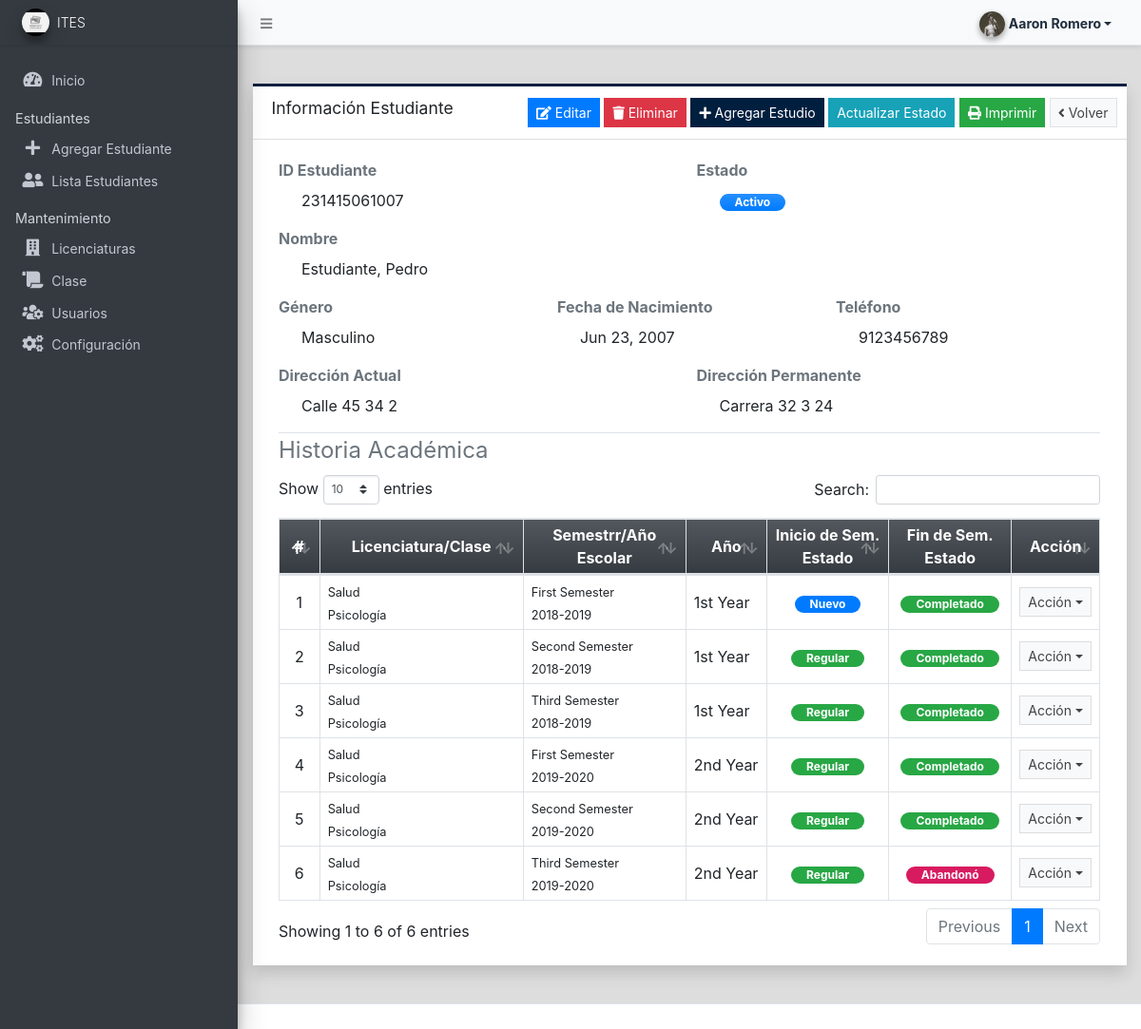
/admin/?page=students/view_student&id=1 (signed in), run on the app's committed database.
### tables this page shows
CREATE TABLE `academic_history` (
  `id` int NOT NULL,
  `student_id` int NOT NULL,
  `course_id` int NOT NULL,
  `semester` varchar(200) NOT NULL,
  `year` varchar(200) NOT NULL,
  `school_year` text NOT NULL,
  `status` int NOT NULL DEFAULT '1' COMMENT '1= New,\r\n2= Regular,\r\n3= Returnee,\r\n4= Transferee',
  `end_status` tinyint NOT NULL DEFAULT '0' COMMENT '0=pending,\r\n1=Completed,\r\n2=Dropout,\r\n3=failed,\r\n4=Transferred-out,\r\n5=Graduated',
  `date_created` datetime NOT NULL DEFAULT CURRENT_TIMESTAMP,
  `date_updated` datetime DEFAULT NULL ON UPDATE CURRENT_TIMESTAMP
);

CREATE TABLE `department_list` (
  `id` int NOT NULL,
  `name` text NOT NULL,
  `description` text NOT NULL,
  `status` tinyint(1) NOT NULL DEFAULT '1',
  `delete_flag` tinyint(1) NOT NULL DEFAULT '0',
  `date_created` datetime NOT NULL DEFAULT CURRENT_TIMESTAMP,
  `date_updated` datetime DEFAULT NULL ON UPDATE CURRENT_TIMESTAMP
);

CREATE TABLE `course_list` (
  `id` int NOT NULL,
  `department_id` int NOT NULL,
  `name` text NOT NULL,
  `description` text NOT NULL,
  `status` tinyint(1) NOT NULL DEFAULT '1',
  `delete_flag` tinyint(1) NOT NULL DEFAULT '0',
  `date_created` datetime NOT NULL DEFAULT CURRENT_TIMESTAMP,
  `date_updated` datetime DEFAULT NULL ON UPDATE CURRENT_TIMESTAMP
);

### admin/students/view_student.php (the view, shortened to what this page needs)
<div class="content py-4">
    <div class="card card-outline card-navy shadow rounded-0">
        <div class="card-header">
            <h5 class="card-title">Información Estudiante</h5>
            <div class="card-tools">
                <a class="btn btn-sm btn-primary btn-flat" href="./?page=students/manage_student&id=<?= isset($id) ? $id : '' ?>"><i class="fa fa-edit"></i> Editar</a>
                <button class="btn btn-sm btn-danger btn-flat" id="delete_student"><i class="fa fa-trash"></i> Eliminar</button>
                <button class="btn btn-sm btn-navy bg-navy btn-flat" type="button" id="add_academic"><i class="fa fa-plus"></i> Agregar Estudio</button>
                <button class="btn btn-sm btn-info bg-info btn-flat" type="button" id="update_status">Actualizar Estado</button>
                <button class="btn btn-sm btn-success bg-success btn-flat" type="button" id="print"><i class="fa fa-print"></i> Imprimir</button>
                <a href="./?page=students" class="btn btn-default border btn-sm btn-flat"><i class="fa fa-angle-left"></i> Volver</a>
            </div>
        </div>
        <div class="card-body">
            <div class="container-fluid" id="outprint">
                <div class="row">
                    <div class="col-md-6">
                        <div class="form-group">
                            <label class="control-label text-muted">ID Estudiante</label>
                            <div class="pl-4"><?= isset($roll) ? $roll : 'N/A' ?></div>
                        </div>
                    </div>
                    <div class="col-md-6">
                        <div class="form-group">
                            <label class="control-label text-muted">Estado</label>
                            <div class="pl-4">
                                <?php
                                switch ($status) {
                                    case 1:
                                        echo '<span class="rounded-pill badge badge-primary bg-gradient-primary px-3">Activo</span>';
                                        break;
                                }
                                ?>
                            </div>
                        </div>
                    </div>
                </div>
                <fieldset class="border-bottom">
                    <div class="row">
                        <div class="col-md-12">
                            <div class="form-group">
                                <label class="control-label text-muted">Nombre</label>
                                <div class="pl-4"><?= isset($fullname) ? $fullname : 'N/A' ?></div>
                            </div>
                        </div>
                    </div>
                    <div class="row">
                        <div class="col-md-4">
                            <div class="form-group">
                                <label class="control-label text-muted">Género</label>
                                <div class="pl-4"><?= isset($gender) ? $gender : 'N/A' ?></div>
                            </div>
                        </div>
                        <div class="col-md-4">
                            <div class="form-group">
                                <label class="control-label text-muted">Fecha de Nacimiento</label>
                                <div class="pl-4"><?= isset($dob) ? date("M d, Y", strtotime($dob)) : 'N/A' ?></div>
                            </div>
                        </div>
                        <div class="col-md-4">
                            <div class="form-group">
                                <label class="control-label text-muted">Teléfono</label>
                              <div class="pl-4"><?= isset($contact) ? $contact : 'N/A' ?></div>
                            </div>
                        </div>
                    </div>
                    <div class="row">
                        <div class="col-md-6">
                            <div class="form-group">
                                <label class="control-label text-muted">Dirección Actual</label>
                                <div class="pl-4"><?= isset($present_address) ? $present_address : 'N/A' ?></div>
                            </div>
                        </div>
                        <div class="col-md-6">
                            <div class="form-group">
                                <label class="control-label text-muted">Dirección Permanente</label>
                                <div class="pl-4"><?= isset($permanent_address) ? $permanent_address : 'N/A' ?></div>
                            </div>
                        </div>
                    </div>
                </fieldset>
                <fieldset>
                    <legend class="text-muted">Historia Académica</legend>
                    <table class="table table-stripped table-bordered" id="academic-history">
                        <colgroup>
                            <col width="5%">
                            <col width="25%">
                            <col width="20%">
                            <col width="10%">
                            <col width="15%">
                            <col width="15%">
                            <col width="10%">
                        </colgroup>
                        <thead>
                            <tr class="bg-gradient-dark">
                                <th class="py-1 text-center">#</th>
                                <th class="py-1 text-center">Licenciatura/Clase</th>
                                <th class="py-1 text-center">Semestrr/Año Escolar</th>
                                <th class="py-1 text-center">Año</th>
                                <th class="py-1 text-center">Inicio de Sem. Estado</th>
                                <th class="py-1 text-center">Fin de Sem. Estado</th>
                                <th class="py-1 text-center">Acción</th>
                            </tr>
                        </thead>
                        <tbody>
                            <?php
                            $i = 1;
                            $academics = $conn->query("SELECT a.*,c.name as course, d.name as department FROM `academic_history` a inner join course_list c on a.course_id = c.id inner join department_list d on c.department_id = d.id where student_id = '{$id}' order by a.school_year asc, d.name asc, c.name asc ");
                            while ($row = $academics->fetch_assoc()) :
                            ?>
                                <tr>
                                    <td class="px-2 py-1 align-middle text-center"><?= $i++; ?></td>
                                    <td class="px-2 py-1 align-middle">
                                        <small><span class=""><?= $row['department'] ?></span></small><br>
                                        <small><span class=""><?= $row['course'] ?></span></small>
                                    </td>
                                    <td class="px-2 py-1 align-middle">
                                        <small><span class=""><?= $row['semester'] ?></span></small><br>
                                        <small><span class=""><?= $row['school_year'] ?></span></small>
                                    </td>
                                    <td class="px-2 py-1 align-middle"><?= $row['year'] ?></td>
                                    <td class="px-2 py-1 align-middle text-center">
                                        <?php
                                        switch ($row['status']) {
                                            case '1':
                                                echo '<span class="rounded-pill badge badge-primary px-3">Nuevo</span>';
                                                break;
                                            case '2':
                                                echo '<span class="rounded-pill badge badge-success px-3">Regular</span>';
                                                break;
                                        }
                                        ?>
                                    </td>
                                    <td class="px-2 py-1 align-middle text-center">
                                        <?php
                                        switch ($row['end_status']) {
                                            case '1':
                                                echo '<span class="rounded-pill badge badge-success px-3">Completado</span>';
                                                break;
                                            case '2':
                                                echo '<span class="rounded-pill badge badgedefault bg-maroon px-3">Abandonó</span>';
                                                break;
                                        }
                                        ?>
                                    </td>
                                    <td class="px-2 py-1 align-middle text-center">
                                        <button type="button" class="btn btn-flat btn-default btn-sm dropdown-toggle dropdown-icon" data-toggle="dropdown">
                                            Acción
                                        </button>
                                    </td>
                                </tr>
                            <?php endwhile; ?>
                        </tbody>
                    </table>
                </fieldset>
            </div>
        </div>
    </div>
</div>

### data on the page
academic_history: department_list.name "Salud", course.name "Psicología", semester "First Semester", school_year "2018-2019", year "1st Year", status "Nuevo", end_status "Completado"
academic_history: department_list.name "Salud", course.name "Psicología", semester "Second Semester", school_year "2018-2019", year "1st Year", status "Regular", end_status "Completado"
academic_history: department_list.name "Salud", course.name "Psicología", semester "Third Semester", school_year "2018-2019", year "1st Year", status "Regular", end_status "Completado"
academic_history: department_list.name "Salud", course.name "Psicología", semester "First Semester", school_year "2019-2020", year "2nd Year", status "Regular", end_status "Completado"
academic_history: department_list.name "Salud", course.name "Psicología", semester "Second Semester", school_year "2019-2020", year "2nd Year", status "Regular", end_status "Completado"
academic_history: department_list.name "Salud", course.name "Psicología", semester "Third Semester", school_year "2019-2020", year "2nd Year", status "Regular", end_status "Abandonó"

### other printed values
$_settings->info('short_name') "ITES"
$roll "231415061007"
$fullname "Estudiante, Pedro"
$gender "Masculino"
date("M d, Y", strtotime($dob)) "Jun 23, 2007"
$contact "9123456789"
$present_address "Calle 45 34 2"
$permanent_address "Carrera 32 3 24"
